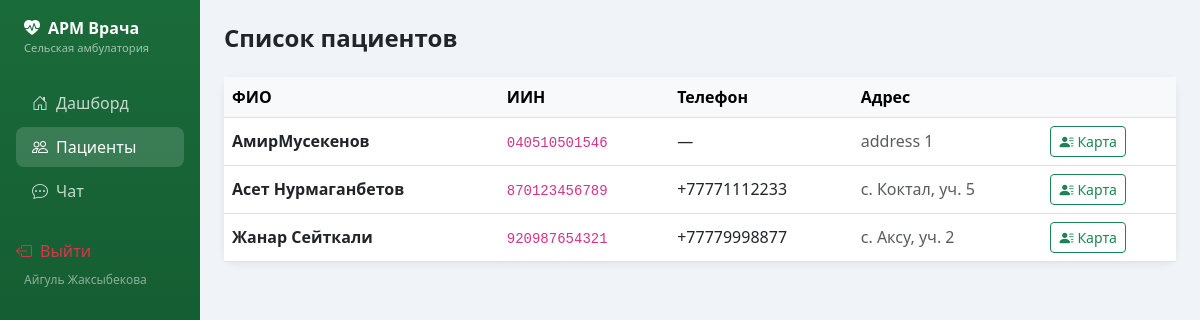
/patients/ (signed in), run on the app's committed database.
### arm_doctor/models.py (models this page shows, shortened)
class PatientProfile(models.Model):
    user = models.OneToOneField(User, on_delete=models.CASCADE, related_name='patient_profile')
    iin = models.CharField(max_length=12, unique=True, verbose_name='ИИН')
    phone = models.CharField(max_length=20, blank=True, verbose_name='Телефон')
    address = models.CharField(max_length=255, blank=True, verbose_name='Адрес (село/участок)')
    date_of_birth = models.DateField(null=True, blank=True, verbose_name='Дата рождения')
    class Meta:
        verbose_name = 'Профиль пациента'
        verbose_name_plural = 'Профили пациентов'

### arm_doctor/views.py (the view)
# urls.py: path('patients/', views.patient_list, name='patient_list'),
@login_required(login_url='login')
@user_passes_test(is_doctor, login_url='login')
def patient_list(request):
    profiles = PatientProfile.objects.select_related('user').order_by('user__last_name')
    return render(request, 'arm_project/patient_list.html', {'profiles': profiles})

### arm_doctor/views.py (called while the page is built)
def is_doctor(user):
    return user.is_authenticated and user.is_staff

### arm_doctor/templates/arm_project/patient_list.html (shortened to what this page needs)
{% extends "arm_project/base.html" %}
{% block content %}
<div class="d-flex justify-content-between align-items-center mb-4">
    <h4 class="fw-bold mb-0">Список пациентов</h4>
</div>
<div class="card">
    <div class="card-body p-0">
        {% if profiles %}
        <div class="table-responsive">
            <table class="table table-hover align-middle mb-0">
                <thead class="table-light">
                    <tr>
                        <th>ФИО</th>
                        <th>ИИН</th>
                        <th>Телефон</th>
                        <th>Адрес</th>
                        <th></th>
                    </tr>
                </thead>
                <tbody>
                {% for profile in profiles %}
                <tr>
                    <td class="fw-semibold">{{ profile.user.get_full_name|default:profile.user.username }}</td>
                    <td><code>{{ profile.iin }}</code></td>
                    <td>{{ profile.phone|default:"—" }}</td>
                    <td class="text-muted">{{ profile.address|default:"—" }}</td>
                    <td>
                        <a href="{% url 'patient_detail' profile.user.id %}" class="btn btn-sm btn-outline-success">
                            <i class="bi bi-person-lines-fill me-1"></i>Карта
                        </a>
                    </td>
                </tr>
                {% endfor %}
                </tbody>
            </table>
        </div>
        {% else %}
        <div class="text-center py-5 text-muted">
            <i class="bi bi-people fs-1 d-block mb-2 opacity-25"></i>
            Пациентов пока нет
        </div>
        {% endif %}
    </div>
</div>
{% endblock %}

### arm_doctor/templates/arm_project/base.html (shortened to what this page needs)
<!DOCTYPE html>
<html lang="ru">
<head>
    <link href="https://cdn.jsdelivr.net/npm/bootstrap@5.3.0/dist/css/bootstrap.min.css" rel="stylesheet">
    <link href="https://cdn.jsdelivr.net/npm/bootstrap-icons@1.11.0/font/bootstrap-icons.css" rel="stylesheet">
</head>
<body>
<div class="container-fluid">
  <div class="row">
    <nav class="col-md-2 d-none d-md-block sidebar py-3 px-3">
      <div class="mb-4 ps-2">
        <div class="brand-title"><i class="bi bi-heart-pulse-fill me-2"></i>АРМ Врача</div>
        <div class="brand-sub">Сельская амбулатория</div>
      </div>
      <ul class="nav flex-column">
        <li class="nav-item">
          <a class="nav-link {% if request.resolver_match.url_name == 'dashboard' %}active{% endif %}" href="{% url 'dashboard' %}">
            <i class="bi bi-house-door me-2"></i>Дашборд
          </a>
        </li>
        <li class="nav-item">
          <a class="nav-link {% if 'patient' in request.resolver_match.url_name %}active{% endif %}" href="{% url 'patient_list' %}">
            <i class="bi bi-people me-2"></i>Пациенты
          </a>
        </li>
        <li class="nav-item">
          <a class="nav-link {% if request.resolver_match.url_name == 'chat_list' %}active{% endif %}" href="{% url 'chat_list' %}">
            <i class="bi bi-chat-dots me-2"></i>Чат
          </a>
        </li>
      </ul>
      <div class="mt-auto pt-4">
        <a href="{% url 'logout' %}" class="nav-link text-danger">
          <i class="bi bi-box-arrow-left me-2"></i>Выйти
        </a>
        <div class="ps-2 mt-2" style="font-size:.75rem;color:rgba(255,255,255,.5)">
          {{ request.user.get_full_name }}
        </div>
      </div>
    </nav>
    <main class="col-md-10 ms-sm-auto px-4 py-4">
      {% block content %}{% endblock %}
    </main>
  </div>
</div>
</body>
</html>

### arm_doctor/templates/arm_project/base.html (style rules this page uses)
body { background-color: #f0f4f8; }
.sidebar { min-height: 100vh; background: linear-gradient(180deg, #1a6b3a 0%, #0d4a28 100%); }
.sidebar .nav-link { color: rgba(255,255,255,.75); border-radius: 8px; margin: 2px 0; }
.sidebar .nav-link:hover, .sidebar .nav-link.active { background: rgba(255,255,255,.15); color: #fff; }
.sidebar .nav-link i { width: 20px; }
.card { border: none; border-radius: 12px; box-shadow: 0 2px 8px rgba(0,0,0,.07); }
.brand-title { font-size: 1rem; font-weight: 700; color: #fff; }
.brand-sub { font-size: .7rem; color: rgba(255,255,255,.6); }

### data on the page
PatientProfile: user.get_full_name "АмирМусекенов", iin "040510501546", phone "—", address "address 1"
PatientProfile: user.get_full_name "Асет Нурмаганбетов", iin "870123456789", phone "+77771112233", address "с. Коктал, уч. 5"
PatientProfile: user.get_full_name "Жанар Сейткали", iin "920987654321", phone "+77779998877", address "с. Аксу, уч. 2"

### other printed values
{{ request.user.get_full_name }} "Айгуль Жаксыбекова"
